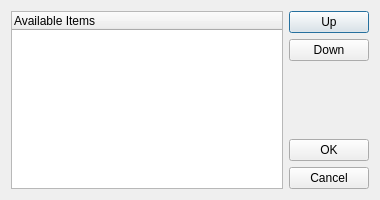
<?xml version="1.0" encoding="UTF-8"?>
<ui version="4.0" stdsetdef="1">
  <author></author>
  <comment></comment>
  <exportmacro></exportmacro>
  <includes>
    <include location="local">qtgettext.h</include>
  </includes>
  <class>OListEditFormBase</class>
  <widget class="QDialog" name="OListEditFormBase">
    <property name="geometry">
      <rect>
        <x>0</x>
        <y>0</y>
        <width>380</width>
        <height>200</height>
      </rect>
    </property>
    <property name="sizePolicy">
      <sizepolicy>
        <hsizetype>5</hsizetype>
        <vsizetype>5</vsizetype>
        <horstretch>0</horstretch>
        <verstretch>0</verstretch>
      </sizepolicy>
    </property>
    <property name="windowTitle">
      <string>Edit Ordered List</string>
    </property>
    <layout class="QGridLayout">
      <item row="0" column="0">
        <layout class="QHBoxLayout">
          <item>
            <widget class="QTreeWidget" name="m_listView">
              <property name="selectionMode">
                <enum>QAbstractItemView::SingleSelection</enum>
              </property>
              <column>
                <property name="text">
                  <string>Available Items</string>
                </property>
                <property name="clickable">
                  <bool>false</bool>
                </property>
                <property name="resizable">
                  <bool>true</bool>
                </property>
              </column>
            </widget>
          </item>
          <item>
            <layout class="QVBoxLayout">
              <item>
                <widget class="QPushButton" name="m_upButton">
                  <property name="text">
                    <string>Up</string>
                  </property>
                </widget>
              </item>
              <item>
                <widget class="QPushButton" name="m_downButton">
                  <property name="text">
                    <string>Down</string>
                  </property>
                </widget>
              </item>
              <item>
                <spacer name="spacer2">
                  <property name="sizeHint">
                    <size>
                      <width>20</width>
                      <height>140</height>
                    </size>
                  </property>
                  <property name="sizeType">
                    <enum>QSizePolicy::Expanding</enum>
                  </property>
                  <property name="orientation">
                    <enum>Qt::Vertical</enum>
                  </property>
                </spacer>
              </item>
              <item>
                <widget class="QPushButton" name="m_okButton">
                  <property name="text">
                    <string>OK</string>
                  </property>
                </widget>
              </item>
              <item>
                <widget class="QPushButton" name="m_cancelButton">
                  <property name="text">
                    <string>Cancel</string>
                  </property>
                </widget>
              </item>
            </layout>
          </item>
        </layout>
      </item>
    </layout>
  </widget>
  <layoutdefault spacing="6" margin="11"/>
  <connections>
    <connection>
      <sender>m_okButton</sender>
      <signal>clicked()</signal>
      <receiver>OListEditFormBase</receiver>
      <slot>accept()</slot>
    </connection>
    <connection>
      <sender>m_cancelButton</sender>
      <signal>clicked()</signal>
      <receiver>OListEditFormBase</receiver>
      <slot>reject()</slot>
    </connection>
  </connections>
</ui>
